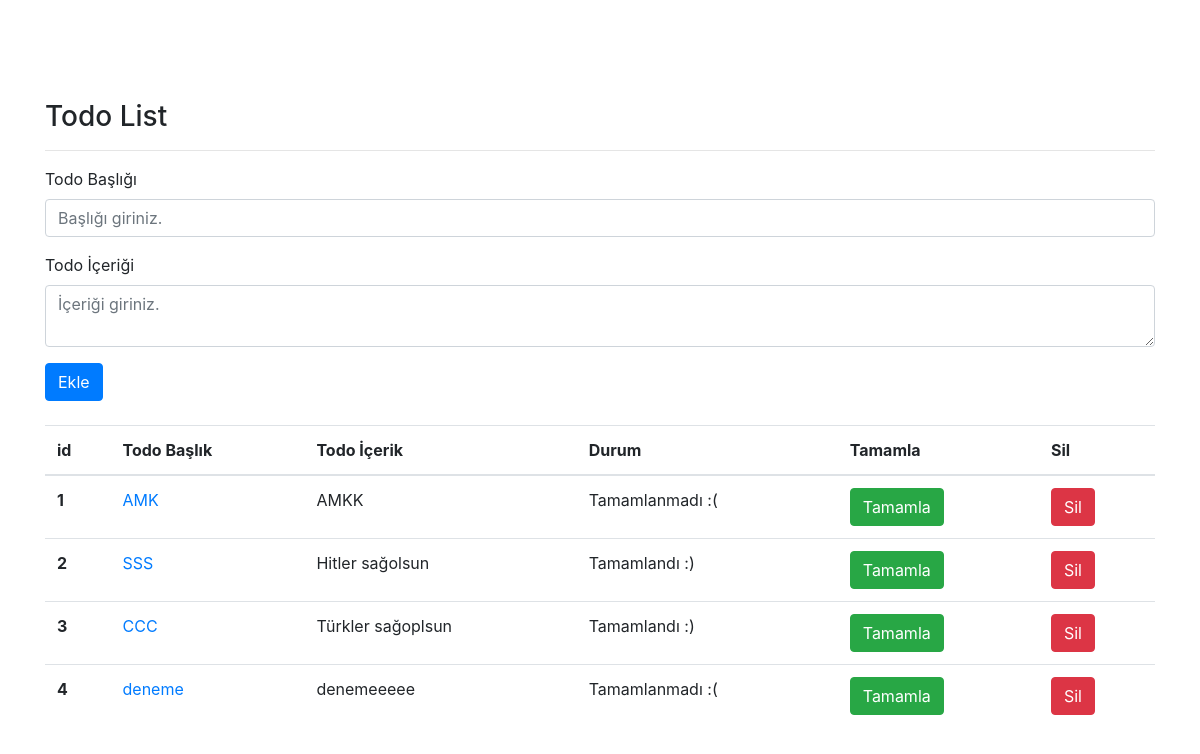
The page / on the database its author committed.
### todo.py (models this page shows)
class Todo(db.Model):
    id = db.Column(db.Integer, primary_key=True, autoincrement=True)
    title = db.Column(db.String(80))
    content = db.Column(db.Text)
    complete = db.Column(db.Boolean, default=False)

### todo.py (the view)
@app.route("/")
def index():
    todos = Todo.query.all()
    return render_template('index.html', todos=todos)

### templates/index.html (shortened to what this page needs)
<!DOCTYPE html>
<html lang="en">
  <head>
    <link
      rel="stylesheet"
      href="https://cdn.jsdelivr.net/npm/bootstrap@4.0.0/dist/css/bootstrap.min.css"
    />
  </head>
  <body>
    <div style="margin-top: 100px" class="container">
      <h3>Todo List</h3>
      <hr />
      <form action="/add" method="post">
        <div class="form-group">
          <label for="formGroupExampleInput">Todo Başlığı</label>
          <input
            type="text"
            class="form-control"
            id="formGroupExampleInput"
            name="title"
            placeholder="Başlığı giriniz."
          />
        </div>
        <div class="form-group">
          <label for="formGroupExampleInput2">Todo İçeriği</label>
          <textarea
            type="text"
            class="form-control"
            id="formGroupExampleInput2"
            name="content"
            placeholder="İçeriği giriniz."
          ></textarea>
        </div>
        <button type="submit" class="btn btn-primary">Ekle</button>
      </form>
      <br />
      {% if todos == [] %}
      <div class="alert alert-warning" role="alert">
        Herhangi bir todomuz bulunmuyor.
      </div>
      {% else %}
      <table class="table">
        <thead>
          <tr>
            <th scope="col">id</th>
            <th scope="col">Todo Başlık</th>
            <th scope="col">Todo İçerik</th>
            <th scope="col">Durum</th>
            <th scope="col">Tamamla</th>
            <th scope="col">Sil</th>
          </tr>
        </thead>
        <tbody>
          {% for todo in todos %}
          <tr>
            <th scope="row">{{todo.id}}</th>
            <td><a href="/details/{{todo.id}}">{{todo.title}}</a></td>
            <td>{{todo.content}}</td>
            {%if todo.complete == False %}
            <td>Tamamlanmadı :(</td>
            {%else%}
            <td>Tamamlandı :)</td>
            {%endif%}
            <td>
              <a href="/complete/{{todo.id}}" class="btn btn-success"
                >Tamamla</a
              >
            </td>
            <td>
              <a href="/delete/{{todo.id}}" class="btn btn-danger">Sil</a>
            </td>
          </tr>
          {% endfor %}
        </tbody>
      </table>
      {%endif%}
    </div>
  </body>
</html>

### rows shown on the page
Todo: id "1", title "AMK", content "AMKK", complete "Tamamlanmadı :("
Todo: id "2", title "SSS", content "Hitler sağolsun", complete "Tamamlandı :)"
Todo: id "3", title "CCC", content "Türkler sağoplsun", complete "Tamamlandı :)"
Todo: id "4", title "deneme", content "denemeeeee", complete "Tamamlanmadı :("
